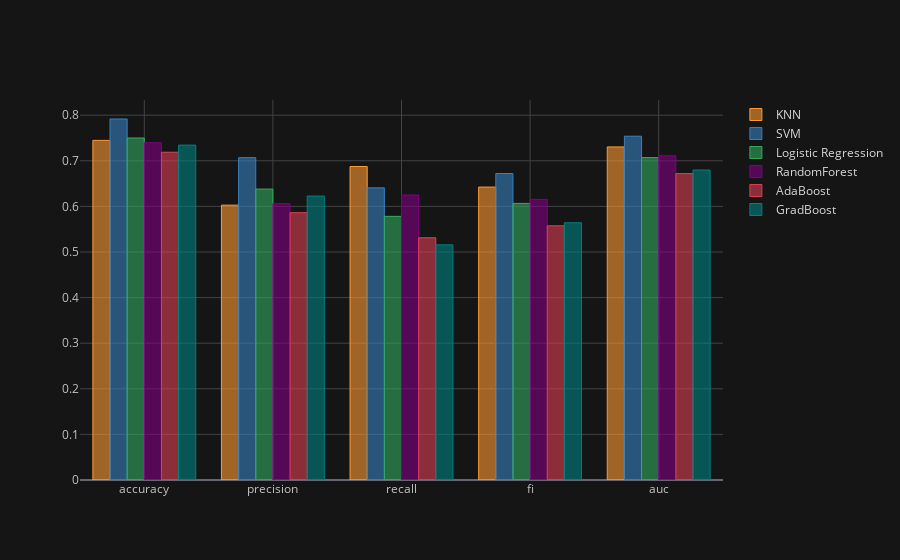

The cell this chart's notebook holds for it:
### Code cell
compare_df.T.iplot(kind='bar', width=0.9)

### Figure 1 — Plotly figure (JSON) as saved in the notebook; plotly's stock layout.template omitted (floating-point values rounded to 4 significant figures)
{"data": [{"marker": {"color": "rgba(255, 153, 51, 0.6)", "line": {"color": "rgba(255, 153, 51, 1.0)", "width": 1}}, "name": "KNN", "orientation": "v", "text": "", "x": ["accuracy", "precision", "recall", "fi", "auc"], "y": [0.7448, 0.6027, 0.6875, 0.6423, 0.7305], "type": "bar"}, {"marker": {"color": "rgba(55, 128, 191, 0.6)", "line": {"color": "rgba(55, 128, 191, 1.0)", "width": 1}}, "name": "SVM", "orientation": "v", "text": "", "x": ["accuracy", "precision", "recall", "fi", "auc"], "y": [0.7917, 0.7069, 0.6406, 0.6721, 0.7539], "type": "bar"}, {"marker": {"color": "rgba(50, 171, 96, 0.6)", "line": {"color": "rgba(50, 171, 96, 1.0)", "width": 1}}, "name": "Logistic Regression", "orientation": "v", "text": "", "x": ["accuracy", "precision", "recall", "fi", "auc"], "y": [0.75, 0.6379, 0.5781, 0.6066, 0.707], "type": "bar"}, {"marker": {"color": "rgba(128, 0, 128, 0.6)", "line": {"color": "rgba(128, 0, 128, 1.0)", "width": 1}}, "name": "RandomForest", "orientation": "v", "text": "", "x": ["accuracy", "precision", "recall", "fi", "auc"], "y": [0.7396, 0.6061, 0.625, 0.6154, 0.7109], "type": "bar"}, {"marker": {"color": "rgba(219, 64, 82, 0.6)", "line": {"color": "rgba(219, 64, 82, 1.0)", "width": 1}}, "name": "AdaBoost", "orientation": "v", "text": "", "x": ["accuracy", "precision", "recall", "fi", "auc"], "y": [0.7188, 0.5862, 0.5312, 0.5574, 0.6719], "type": "bar"}, {"marker": {"color": "rgba(0, 128, 128, 0.6)", "line": {"color": "rgba(0, 128, 128, 1.0)", "width": 1}}, "name": "GradBoost", "orientation": "v", "text": "", "x": ["accuracy", "precision", "recall", "fi", "auc"], "y": [0.7344, 0.6226, 0.5156, 0.5641, 0.6797], "type": "bar"}], "layout": {"legend": {"bgcolor": "#151516", "font": {"color": "#D9D9D9"}}, "paper_bgcolor": "#151516", "plot_bgcolor": "#151516", "title": {"font": {"color": "#D9D9D9"}}, "xaxis": {"gridcolor": "#434343", "showgrid": true, "tickfont": {"color": "#C2C2C2"}, "title": {"font": {"color": "#D9D9D9"}, "text": ""}, "zerolinecolor": "#666570"}, "yaxis": {"gridcolor": "#434343", "showgrid": true, "tickfont": {"color": "#C2C2C2"}, "title": {"font": {"color": "#D9D9D9"}, "text": ""}, "zerolinecolor": "#666570"}}}
